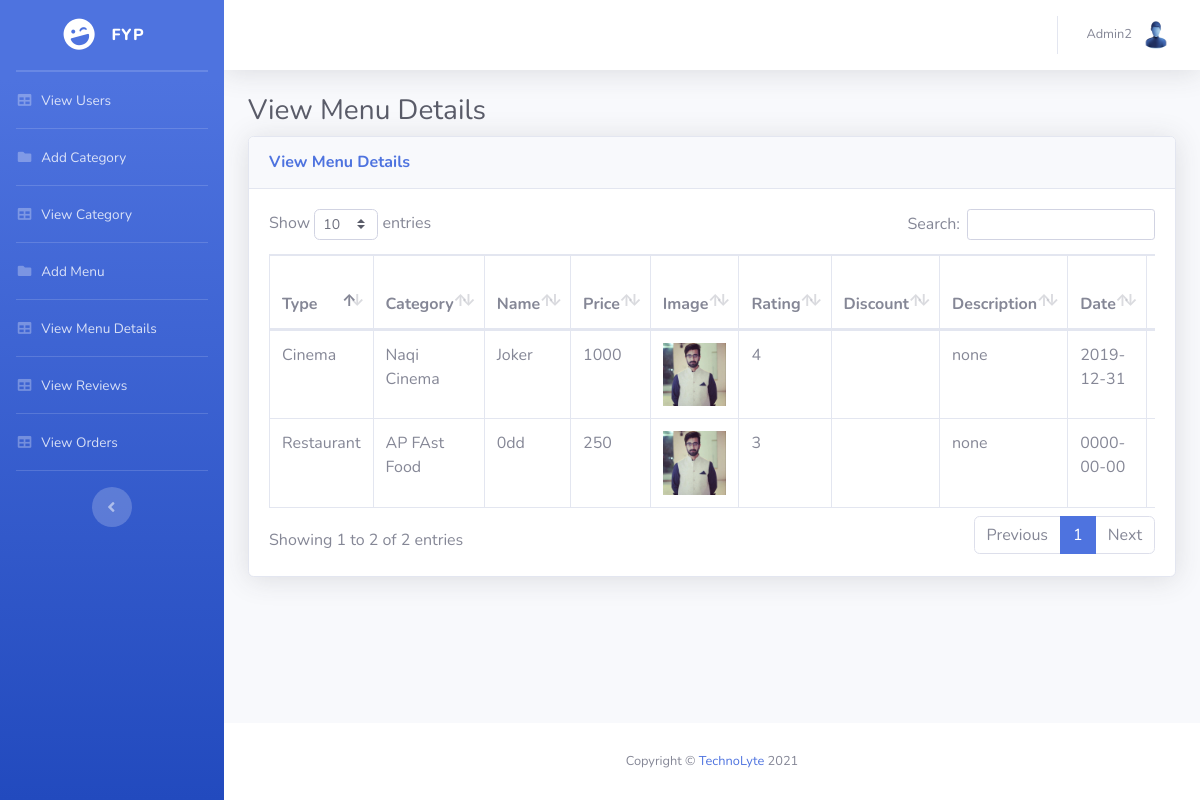
The page /viewmenudetails.php (signed in) on the database its author committed.
### tables this page shows
CREATE TABLE `details` (
  `id` int(11) NOT NULL,
  `type` int(11) NOT NULL,
  `categoryid` int(11) NOT NULL,
  `name` text NOT NULL,
  `description` text NOT NULL,
  `price` int(11) NOT NULL,
  `rating` int(11) NOT NULL,
  `image` text NOT NULL,
  `moviedate` date NOT NULL,
  `movietime` text NOT NULL,
  `createdate` date NOT NULL
);

CREATE TABLE `category` (
  `id` int(11) NOT NULL,
  `type` int(11) NOT NULL,
  `name` text NOT NULL,
  `rating` int(11) NOT NULL,
  `lat` double NOT NULL,
  `lng` double NOT NULL,
  `image` text NOT NULL,
  `discount` int(11) NOT NULL,
  `createdate` date NOT NULL
);

### viewmenudetails.php (the view, shortened to what this page needs)
<?php
include_once 'includes/conn.php';
?>
<!DOCTYPE html>
<html lang="en">
<head>
  <link href="vendor/fontawesome-free/css/all.min.css" rel="stylesheet" type="text/css">
  <link href="css/sb-admin-2.min.css" rel="stylesheet">
  <link href="vendor/datatables/dataTables.bootstrap4.min.css" rel="stylesheet">
</head>
<body id="page-top">
  <div id="wrapper">
	<?php include_once 'includes/sidebar.php' ; ?>
    <div id="content-wrapper" class="d-flex flex-column">
      <div id="content">
		<?php include_once 'includes/header.php'; ?>
        <div class="container-fluid">
          <h1 class="h3 mb-2 text-gray-800">View Menu Details</h1>
          <div class="card shadow mb-4">
            <div class="card-header py-3">
              <h6 class="m-0 font-weight-bold text-primary">View Menu Details</h6>
            </div>
            <div class="card-body">
              <div class="table-responsive">
                <table class="table table-bordered" id="dataTable" width="100%" cellspacing="0">
                  <thead>
                    <tr>
                      <th>Type</th>
                      <th>Category</th>
                      <th>Name</th>
                      <th>Price</th>
                      <th>Image</th>
                      <th>Rating</th>
                      <th>Discount</th>
                      <th>Description</th>
                      <th>Date</th>
					  <th>Time</th>
                    </tr>
                  </thead>
                  <tbody>
                   <?php
						$sql="select * from details order by id desc";
						$result= mysqli_query($conn, $sql);
						if(mysqli_num_rows($result)>0){
							while($row=mysqli_fetch_assoc($result)){
								echo "<tr>";
								$sql2 = "SELECT * FROM category where id='".$row['categoryid']."'";
								$result2 = mysqli_query($conn, $sql2);
								$row2 = mysqli_fetch_assoc($result2);
								if($row['type']==1)
    								echo "<td>Restaurant</td>";
								else
									echo "<td>Cinema</td>";
								echo "<td>".$row2['name']."</td>";
								echo "<td>".$row['name']."</td>";
								echo "<td>".$row['price']."</td>";
								echo "<td><img src='".$row['image']."' width='100%' ></td>";
								echo "<td>".$row['rating']."</td>";
								echo "<td>".$row['discount']."</td>";
								echo "<td>".$row['description']."</td>";
								echo "<td>".$row['moviedate']."</td>";
								echo "<td>".$row['movietime']."</td>";
								echo "</tr>";
							}
						}
				   ?>
                  </tbody>
                </table>
              </div>
            </div>
          </div>
        </div>
      </div>
<?php include_once 'includes/footer.php'; ?>
    </div>
  </div>
</body>
</html>

### rows shown on the page
details: type "Cinema", categoryid.name "Naqi Cinema", name "Joker", price "1000", image (picture), rating "4", description "none", moviedate "2019-12-31"
details: type "Restaurant", categoryid.name "AP FAst Food", name "0dd", price "250", image (picture), rating "3", description "none", moviedate "0000-00-00"

### other values the page prints
$_SESSION['name'] "Admin2"
